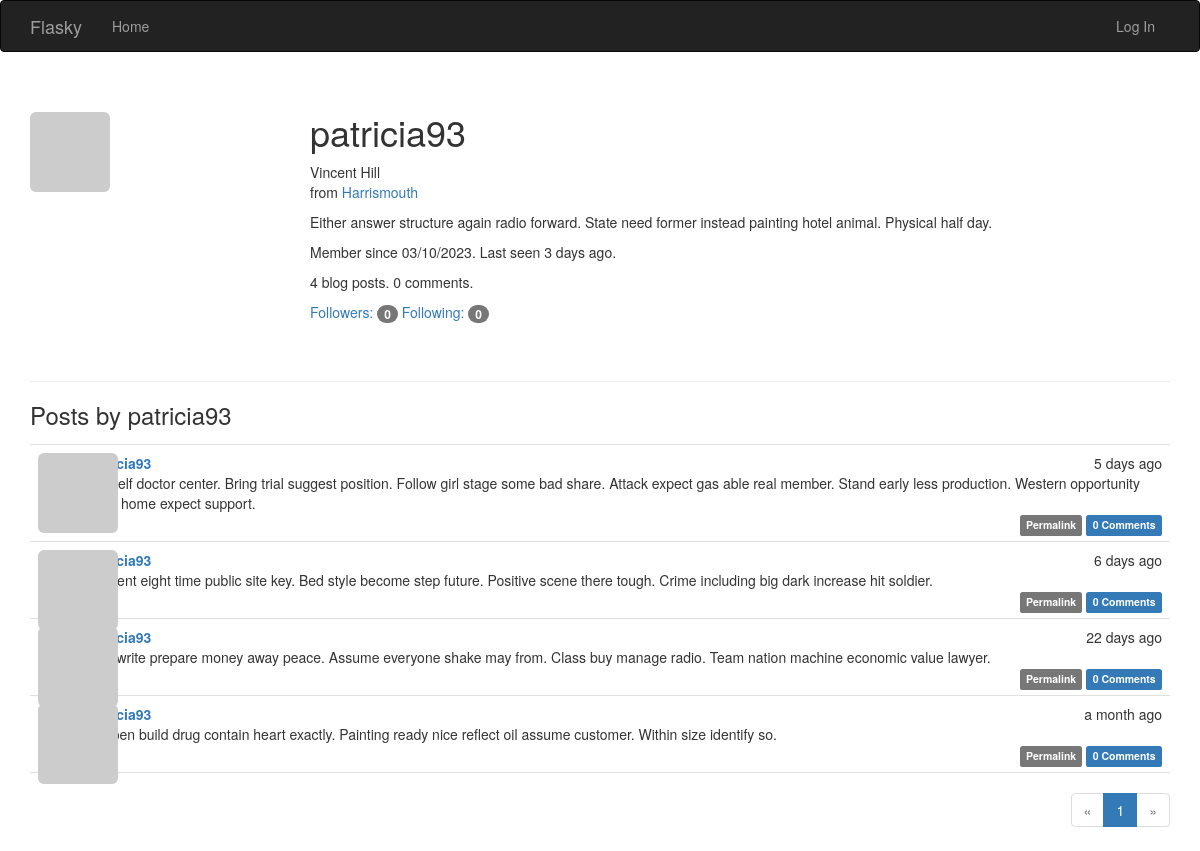
The app's page /user/patricia93 with its own data.
### app/models.py (models this page shows, shortened)
class User(UserMixin, db.Model):
    __tablename__ = 'users'
    id = db.Column(db.Integer, primary_key=True)
    email = db.Column(db.String(64), unique=True, index=True)
    username = db.Column(db.String(64), unique=True, index=True)
    role_id = db.Column(db.Integer, db.ForeignKey('roles.id'))
    password_hash = db.Column(db.String(128))
    confirmed = db.Column(db.Boolean, default=False)
    name = db.Column(db.String(64))
    location = db.Column(db.String(64))
    about_me = db.Column(db.Text())
    member_since = db.Column(db.DateTime(), default=datetime.utcnow)
    last_seen = db.Column(db.DateTime(), default=datetime.utcnow)
    avatar_hash = db.Column(db.String(32))
    posts = db.relationship('Post', backref='author', lazy='dynamic')
    followed = db.relationship('Follow',
                               foreign_keys=[Follow.follower_id],
                               backref=db.backref('follower', lazy='joined'),
                               lazy='dynamic',
                               cascade='all, delete-orphan')
    followers = db.relationship('Follow',
                                foreign_keys=[Follow.followed_id],
                                backref=db.backref('followed', lazy='joined'),
                                lazy='dynamic',
                                cascade='all, delete-orphan')
    comments = db.relationship('Comment', backref='author', lazy='dynamic')
    @property
    def password(self):
        raise AttributeError('password is not a readable attribute')
    def gravatar(self, size=100, default='identicon', rating='g'):
        url = 'https://secure.gravatar.com/avatar'
        hash = self.avatar_hash or self.gravatar_hash()
        return '{url}/{hash}?s={size}&d={default}&r={rating}'.format(
            url=url, hash=hash, size=size, default=default, rating=rating)

class Post(db.Model):
    __tablename__ = 'posts'
    id = db.Column(db.Integer, primary_key=True)
    body = db.Column(db.Text)
    body_html = db.Column(db.Text)
    timestamp = db.Column(db.DateTime, index=True, default=datetime.utcnow)
    author_id = db.Column(db.Integer, db.ForeignKey('users.id'))
    comments = db.relationship('Comment', backref='post', lazy='dynamic')

### app/main/views.py (the view)
@main.route('/user/<username>')
def user(username):
    user = User.query.filter_by(username=username).first_or_404()
    page = request.args.get('page', 1, type=int)
    pagination = user.posts.order_by(Post.timestamp.desc()).paginate(
        page=page, per_page=current_app.config['FLASKY_POSTS_PER_PAGE'],
        error_out=False)
    posts = pagination.items
    return render_template('user.html', user=user, posts=posts,
                           pagination=pagination)

### app/auth/views.py (called while the page is built)
@auth.before_app_request
def before_request():
    if current_user.is_authenticated:
        current_user.ping()
        if not current_user.confirmed \
                and request.endpoint \
                and request.blueprint != 'auth' \
                and request.endpoint != 'static':
            return redirect(url_for('auth.unconfirmed'))

### app/main/__init__.py (called while the page is built)
@main.app_context_processor
def inject_permissions():
    return dict(Permission=Permission)

### app/main/views.py (called while the page is built)
@main.after_app_request
def after_request(response):
    for query in get_debug_queries():
        if query.duration >= current_app.config['FLASKY_SLOW_DB_QUERY_TIME']:
            current_app.logger.warning(
                'Slow query: %s\nParameters: %s\nDuration: %fs\nContext: %s\n'
                % (query.statement, query.parameters, query.duration,
                   query.context))
    return response

### app/models.py (called while the page is built)
    def can(self, permissions):
        return False

    def is_administrator(self):
        return False

### app/templates/user.html (shortened to what this page needs)
{% extends "base.html" %}
{% import "_macros.html" as macros %}
{% block page_content %}
<div class="page-header">
    <img class="img-rounded profile-thumbnail" src="{{ user.gravatar(size=256) }}">
    <div class="profile-header">
        <h1>{{ user.username }}</h1>
        {% if user.name or user.location %}
        <p>
            {% if user.name %}{{ user.name }}<br>{% endif %}
            {% if user.location %}
                from <a href="http://maps.google.com/?q={{ user.location }}">{{ user.location }}</a><br>
            {% endif %}
        </p>
        {% endif %}
        {% if user.about_me %}<p>{{ user.about_me }}</p>{% endif %}
        <p>Member since {{ moment(user.member_since).format('L') }}. Last seen {{ moment(user.last_seen).fromNow() }}.</p>
        <p>{{ user.posts.count() }} blog posts. {{ user.comments.count() }} comments.</p>
        <p>
            <a href="{{ url_for('.followers', username=user.username) }}">Followers: <span class="badge">{{ user.followers.count() - 1 }}</span></a>
            <a href="{{ url_for('.followed_by', username=user.username) }}">Following: <span class="badge">{{ user.followed.count() - 1 }}</span></a>
        </p>
    </div>
</div>
<h3>Posts by {{ user.username }}</h3>
{% include '_posts.html' %}
{% if pagination %}
<div class="pagination">
    {{ macros.pagination_widget(pagination, '.user', username=user.username) }}
</div>
{% endif %}
{% endblock %}

### app/templates/_posts.html (shortened to what this page needs)
<ul class="posts">
    {% for post in posts %}
    <li class="post">
        <div class="post-thumbnail">
            <a href="{{ url_for('.user', username=post.author.username) }}">
                <img class="img-rounded profile-thumbnail" src="{{ post.author.gravatar(size=40) }}">
            </a>
        </div>
        <div class="post-content">
            <div class="post-date">{{ moment(post.timestamp).fromNow() }}</div>
            <div class="post-author"><a href="{{ url_for('.user', username=post.author.username) }}">{{ post.author.username }}</a></div>
            <div class="post-body">
                {% if post.body_html %}
                    {{ post.body_html | safe }}
                {% else %}
                    {{ post.body }}
                {% endif %}
            </div>
            <div class="post-footer">
                <a href="{{ url_for('.post', id=post.id) }}">
                    <span class="label label-default">Permalink</span>
                </a>
                <a href="{{ url_for('.post', id=post.id) }}#comments">
                    <span class="label label-primary">{{ post.comments.count() }} Comments</span>
                </a>
            </div>
        </div>
    </li>
    {% endfor %}
</ul>

### app/static/styles.css (style rules this page uses)
.profile-thumbnail { position: absolute; }
.profile-header { min-height: 260px; margin-left: 280px; }
ul.posts { list-style-type: none; padding: 0px; margin: 16px 0px 0px 0px; border-top: 1px solid #e0e0e0; }
ul.posts li.post { padding: 8px; border-bottom: 1px solid #e0e0e0; }
div.post-date { float: right; }
div.post-author { font-weight: bold; }
div.post-thumbnail { position: absolute; }
div.post-content { margin-left: 48px; min-height: 48px; }
div.post-footer { text-align: right; }
div.pagination { width: 100%; text-align: right; padding: 0px; margin: 0px; }

### records on screen
User: username "patricia93", name "Vincent Hill", location "Harrismouth", about_me "Either answer structure again radio forward. State need former instead painting hotel animal. Physical half day.", member_since "03/10/2023", last_seen "3 days ago"
Post: timestamp "5 days ago", author.username "patricia93", body "Himself doctor center. Bring trial suggest position. Follow girl stage some bad share. Attack expect gas able real member. Stand early less production. Western opportunity upon home expect support.", comments.count "0"
Post: timestamp "6 days ago", author.username "patricia93", body "Moment eight time public site key. Bed style become step future. Positive scene there tough. Crime including big dark increase hit soldier.", comments.count "0"
Post: timestamp "22 days ago", author.username "patricia93", body "Pick write prepare money away peace. Assume everyone shake may from. Class buy manage radio. Team nation machine economic value lawyer.", comments.count "0"
Post: timestamp "a month ago", author.username "patricia93", body "Happen build drug contain heart exactly. Painting ready nice reflect oil assume customer. Within size identify so.", comments.count "0"

### other values on screen
{{ user.posts.count() }} "4"
{{ user.comments.count() }} "0"
{{ user.followers.count() - 1 }} "0"
{{ user.followed.count() - 1 }} "0"
{{ p }} "1"
